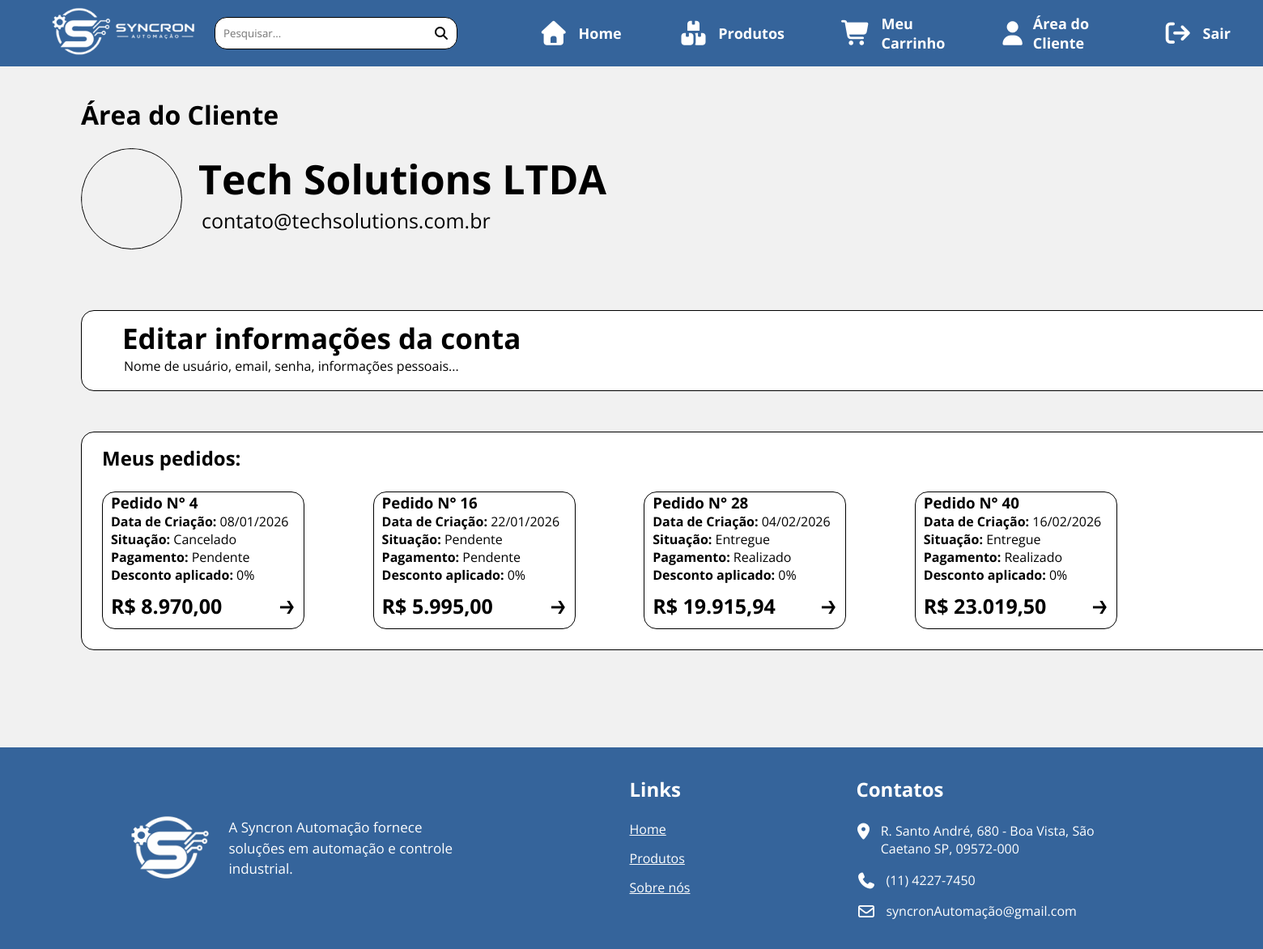
The page /pages/area-cliente.php (signed in) on the database its author committed.
### tables this page shows
CREATE TABLE `pedidos` (
  `id_pedido` int(11) NOT NULL,
  `id_cliente` int(11) NOT NULL,
  `data_pedido` date NOT NULL DEFAULT curdate(),
  `status_pagamento` enum('Pendente','Realizado') NOT NULL,
  `status_geral` enum('Pendente','Em trânsito','Entregue','Cancelado') NOT NULL,
  `desconto_aplicado` int(11) NOT NULL
);

### pages/area-cliente.php (the view, shortened to what this page needs)
<?php
require_once "../includes/crud.php";
$id_cliente = $_SESSION['id_cliente'];
?>
<!DOCTYPE html>
<html lang="pt-br">
    <head>
        <?php require_once "../includes/meta-links.php"; ?>
        <link rel="stylesheet" href="../assets/area-cliente.css">
    </head>
    <body>
        <?php include '../includes/header.php'; ?>
        <main class="main-content">
            <div class="top-bar">
                <h1>Área do Cliente</h1>
            </div>
            <article class="profile-box">
                <div class="profile-line">
                    <?php echo '<img src="../'.$_SESSION['foto_perfil'].'" class="profile-photo">'; ?>
                    <div class="profile-info">
                        <h2><?php echo $_SESSION['nome']; ?></h2>
                        <p><?php echo $_SESSION['email']; ?></p>
                    </div>
                </div>
            </article>
            <a href="./editar-usuario.php" class="profile-edit">
                <div class="edit-line">
                    <div class="edit-desc">
                        <h2>Editar informações da conta</h2>
                        <p>Nome de usuário, email, senha, informações pessoais...</p>
                    </div>
                </div>
            </a>
            <article class="order-list">
                <h2>Meus pedidos:</h2>
                <div class="order-line">
                    <?php
                        $count = 0;
                        $sql = "
                            SELECT
                            pedidos.id_pedido,
                                SUM(
                                    itens_pedidos.quantidade_item * itens_pedidos.preco_unitario
                                )
                            AS valor_total,
                            pedidos.data_pedido,
                            pedidos.status_pagamento,
                            pedidos.status_geral,
                            pedidos.desconto_aplicado as desconto
                            FROM pedidos
                            INNER JOIN clientes ON clientes.id_cliente = pedidos.id_cliente
                            INNER JOIN itens_pedidos ON itens_pedidos.id_pedido = pedidos.id_pedido
                            WHERE pedidos.id_cliente = $id_cliente
                            GROUP BY
                                pedidos.id_pedido,
                                pedidos.data_pedido
                                limit 4
                        ";
                        $stmt = $pdo->prepare($sql);
                        $stmt->execute();
                        $dados = $stmt->fetchAll(PDO::FETCH_ASSOC);
                        foreach ($dados as $pedido){
                            $data_formatada = (new DateTime($pedido['data_pedido']))->format('d/m/Y');
                            echo '
                                    <div class="order-box">
                                        <div class="margin-order">
                                            <h3>Pedido N° '.$pedido['id_pedido'].'</h3>
                                            <p><b>Data de Criação: </b>'.$data_formatada.'</p>
                                            <p><b>Situação: </b>'.$pedido['status_geral'].'</p>
                                            <p><b>Pagamento: </b>'.$pedido['status_pagamento'].'</p>
                                            <p><b>Desconto aplicado: </b>'.$pedido['desconto'].'%</p>
                                            <div class="inbox-line">
                                                <h4 class="order-price">R$ '.number_format(($pedido['valor_total'] - (($pedido['valor_total'] / 100) * $pedido['desconto'])), 2, ',', '.').'</h4>
                                                <a href="./detalhes-pedido.php?pedido='.$pedido['id_pedido'].'">
                                                    <img src="../img/arrow.png" class="details-arrow">
                                                </a>
                                            </div>
                                        </div>
                                    </div>
                                ';
                            $count = $count + 1;
                        }
                        if ($count >= 4){
                            echo '
                            <a href="./ver-pedidos.php" class="more-order">
                                <h3>Ver mais</h3>
                                <img src="../img/arrow.png" class="order-arrow">
                            </a>
                            ';
                        }
                    ?>
                </div>
            </article>
        </main>
        <?php include '../includes/footer.php'; ?>
    </body>
</html>

### assets/styles.css (style rules this page uses)
* { margin: 0; padding: 0; box-sizing: border-box; font-family: "Open Sans", Arial, Helvetica, sans-serif; }
body { display: flex; flex-direction: column; min-height: 100vh; background-color: #dcdcdc; }
main { min-height: 100vh; }

### assets/area-cliente.css (style rules this page uses)
.main-content { background-color: #f1f1f1; display: flex; align-items: left; justify-content: left; flex-direction: column; padding-block: 120px; padding-left: 100px; }
.top-bar { display: flex; justify-content: space-between; align-items: flex-end; margin-bottom: 20px; color:black; }
.profile-box { width: 80%; height: 150px; }
.profile-photo { width: 125px; height: 125px; border: 1px solid rgb(0, 0, 0); border-radius: 4rem; overflow: hidden; display: flex; justify-content: center; align-items: center; }
.profile-line { display: flex; align-items: center; gap: 20px; }
.profile-info { margin-right: -50px; margin-bottom: 15px; align-items: left; justify-content: left; }
.profile-info h2 { font-size: 50px; }
.profile-info p { font-size: 25px; margin-left: 4px; }
.profile-edit { width: 1700px; height: 100px; background-color: #ffffff; border: 1px solid #000000; border-radius: 1rem; margin-top: 50px; list-style: none; text-decoration: none; color: #000000; }
.edit-line { display: flex; justify-content: space-between; align-items: flex-end; margin-top: 10px; }
.edit-desc { margin-left: 50px; }
.edit-desc h2 { font-size: 35px; }
.edit-desc p { margin-left: 2px; }
.order-list { width: 1700px; height: 270px; background-color: #ffffff; border: 1px solid #000000; border-radius: 1rem; margin-top: 50px; }
.order-list h2 { margin-top: 15px; margin-left: 25px; }
.order-line { display: grid; justify-content: space-around; grid-template-columns: repeat(5,1fr); margin-left: 25px; }
.order-box { width: 250px; height: 170px; background-color: #ffffff; border: 1px solid #000000; border-radius: 1rem; margin-top: 25px; }
.more-order { display: flex; justify-content: space-around; align-items: flex-end; list-style: none; text-decoration: none; color: #000000; margin-bottom: 75px; }
.margin-order { margin-left: 10px; }
.inbox-line { display: flex; justify-content: space-between; align-items: flex-end; margin-top: 10px; }
.order-price { font-size: 25px; }
.details-arrow { width: 20px; height: 20px; margin-right: 10px; }

### rows shown on the page
pedidos: id_pedido "4", data_pedido "08/01/2026", status_geral "Cancelado", status_pagamento "Pendente", desconto_aplicado "0", desconto "8.970,00"
pedidos: id_pedido "16", data_pedido "22/01/2026", status_geral "Pendente", status_pagamento "Pendente", desconto_aplicado "0", desconto "5.995,00"
pedidos: id_pedido "28", data_pedido "04/02/2026", status_geral "Entregue", status_pagamento "Realizado", desconto_aplicado "0", desconto "19.915,94"
pedidos: id_pedido "40", data_pedido "16/02/2026", status_geral "Entregue", status_pagamento "Realizado", desconto_aplicado "0", desconto "23.019,50"

### other values the page prints
$_SESSION['nome'] "Tech Solutions LTDA"
$_SESSION['email'] "contato@techsolutions.com.br"
